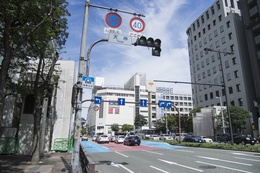
%> input picture media_06b/imgA.jpg, 260 x 173 px, shrunk from 2000 x 1330 before the run; the run also reads 1 picture not shown here
$ octave media_06b.m   (GNU Octave 9; MATLAB toolbox functions it lacks are replaced by stand-ins)
%> lines starting %> are read from the running program, lines starting %| are printed output that depends on the picture
clear; close all; clc;
% 画像の引用元--------------------------------------------------------------
% img1 -> https://www.photock.jp/photo/big/photo0000-6368.jpg
% img3 -> https://www.istockphoto.com/jp/
% imgA -> https://photock.jp/detail/tenjin-fukuoka-city-10/
% imgB -> https://photock.jp/detail/sushi-3/

% ファイル読み込み ---------------------------------------------------------
% 学籍番号に応じて使う画像を変える（奇数:imgA, 偶数:imgB）
img = imread('imgA.jpg');%
%> img is the input picture: size 173x260x3 uint8; mean R, G, B 115.3, 121.3, 129.9

[h, w, ch] = size(img);% 画像サイズを確認
%> h = 173; w = 260; ch = 3

hsvImg = rgb2hsv( img );% double型(0~1.0)
%> hsvImg: size 173x260x3 double; mean H, S, V 0.501, 0.148, 0.519
hue_mat = reshape(hsvImg(:,:,1), [1, h*w]);% Hueを１次元の配列に
sat_mat = reshape(hsvImg(:,:,2), [1, h*w]);% Saturationを１次元の配列に
val_mat = reshape(hsvImg(:,:,3), [1, h*w]);% Valueを１次元の配列に

iro_mihon = imread('hsv.bmp');% hsvの色見本画像

% 色の境界を決める ---------------------------------------------------------
% ※もっと良い色分けの境界があれば，それが良い
hueBoarder = [0.05, 0.075, 0.0888, 0.2, 0.45, 0.72, 0.945, 0.97];

figure,
plot(1,1); hold on;% これがないと縦軸が反転しちゃう
image([0, 1], [1, 0], flipud(iro_mihon)); hold on; % flip upside-down
for i=1:length(hueBoarder)% 境界線の数だけループ
    xx = [hueBoarder(i), hueBoarder(i)];
    yy = [-0.1, 1.1];
    plot(xx, yy, 'k--');% 境界線を引く
end
xticks(0:0.05:1);
ylim([-0.25, 1.25]); xlim([-0.1, 1.1]); axis equal;
xlabel('Hue'); ylabel('Saturation'); title('どこに境界線を入れるか');
%> after `title('どこに境界線を入れるか')`:
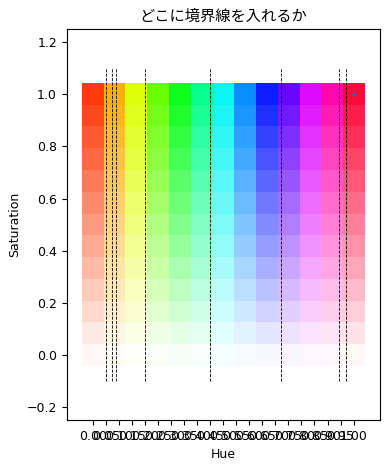
%> figure redrawn from the program's plot data

figure,
for i=1:8% Valueを８つの段階に分けてプロットする
    underLimit = (i-1)/8;% Valueの下限
    upperLimit = i/8;% Valueの上限
    if i<8
        val_idx = find( val_mat>=underLimit & val_mat<upperLimit );% 条件に合致するインデックス
        textStr = [ num2str(underLimit) ' <= V < ' num2str(upperLimit)];
    elseif i==8% 最後は上限なし(1を含める)
        val_idx = find( val_mat>=underLimit);
        textStr = [ num2str(underLimit) ' <= V'];
    end
    subplot(3,3,i);
    plot(hue_mat(val_idx), sat_mat(val_idx), 'k.', 'MarkerSize', 1); hold on;
    for j=1:length(hueBoarder)% 境界線の数だけループ
        xx = [hueBoarder(j), hueBoarder(j)];
        yy = [-0.1, 1.1];
        plot(xx, yy, '--', 'Color', [0.5, 0.5, 0.5]);% 境界線を引く
    end
    axis square; xlabel('Hue'); ylabel('Saturation');
    title(textStr);
end
%> after the loop, textStr = '0.875 <= V'; val_idx = 5169 values from 3190 to 42870
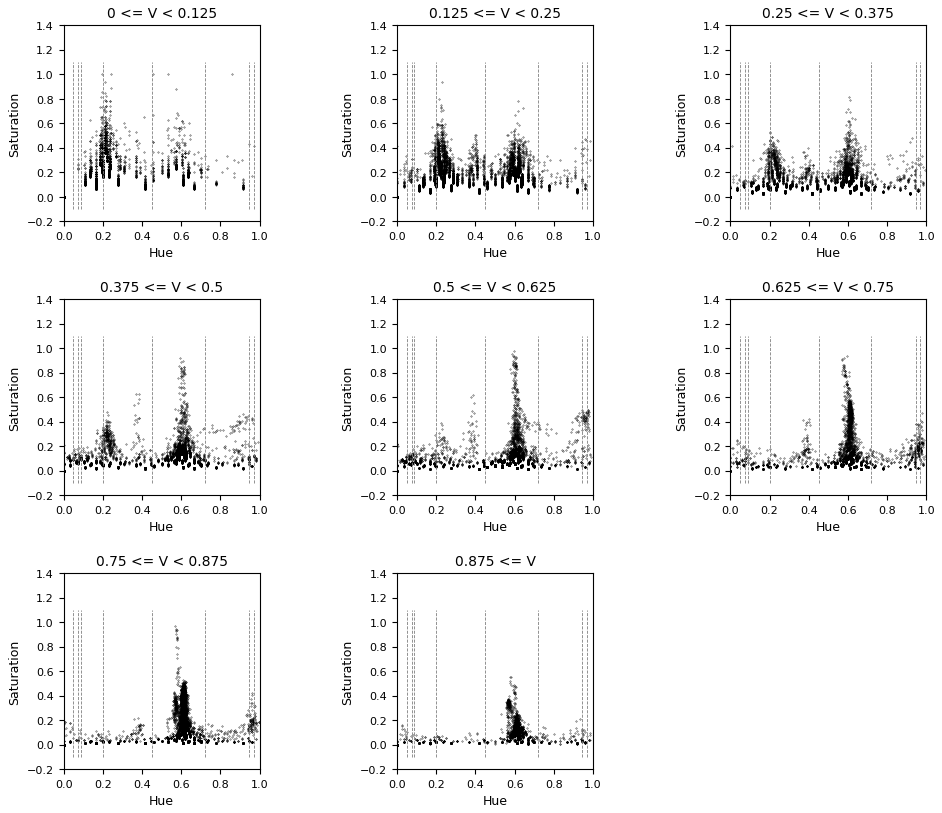
%> figure redrawn from the program's plot data, 8 panels

% 色マップを作る -----------------------------------------------------------
% ※もっと良い色分けのアルゴリズムがあれば，それが良い
colorNumMap = zeros(h,w);% 色番号を格納する配列
for i=1:h
    for j=1:w
       hue = hsvImg(i,j,1);
       sat = hsvImg(i,j,2);
       val = hsvImg(i,j,3);
       if val < 0.35% 明度が低いならば
           colorNumMap(i,j) = 1;% 黒
       else% 明度が高いならば
           if sat < 0.16% 彩度が低いならば（無彩色にする）
               if val < 0.7% 明度が低いならば
                   colorNumMap(i,j) = 2;% 灰
               else% 明度が高いならば
                   colorNumMap(i,j) = 3;% 白
               end
           else% 彩度が高いならば（有彩色にする）
               tmp = 4;% 暫定的に赤にしておく
               for k=2:length( hueBoarder )% (境界線の数-1)だけループ
                   if hue > hueBoarder(k-1) && hue <= hueBoarder(k)
                       tmp = k + 3;% +3 は無彩色（黒，灰，白）の分だけテーブルをずらすため
                   end
               end% forが終わってどれにも該当しなかったら tmp = 4のまま
               if hue <= hueBoarder(1) || hue > hueBoarder(k)
                   tmp =4;
               end
               colorNumMap(i,j) = tmp;
           end
       end
    end
end
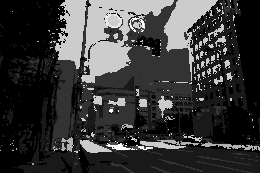
%> colorNumMap: size 173x260 double; min 1, max 11, mean 3.24; drawn with min black and max white
%> after the loop, tmp = 7
colorNum_mat = reshape(colorNumMap, [1, h*w]);% 色番号を１次元の配列に
% [27 lines of commented-out code are left out]
repColorTable(1, :) = [0, 0, 0];% 黒
repColorTable(2, :) = hsv2rgb([0.52, 0.048, 0.558]);% 灰
repColorTable(3, :) = [1, 1, 1];% 白
repColorTable(4, :) = hsv2rgb([0.98, 0.83, 0.94]);% 赤
repColorTable(5, :) = hsv2rgb([0.07, 0.5, 0.787]);% 茶
repColorTable(6, :) = hsv2rgb([0.07, 0.40, 1]);% 橙
repColorTable(7, :) = hsv2rgb([0.152, 0.45, 0.9]);% 黄
repColorTable(8, :) = hsv2rgb([0.325, 0.7, 0.5]);% 緑
repColorTable(9, :) = hsv2rgb([0.59, 0.70, 0.74]);% 青
repColorTable(10, :) = hsv2rgb([0.95, 0.9, 0.6]);% 紫
repColorTable(11, :) = hsv2rgb([0.96, 0.25, 0.82]);% 桃

% 減色画像を作る -----------------------------------------------------------
outImg = zeros( h, w, ch);
for i=1:h
    for j=1:w
       outImg(i,j,:) = repColorTable(colorNumMap(i,j),:);% この時点ではdouble型(0~1.0)
    end
end
%> outImg: size 173x260x3 double; mean H, S, V 0.395, 0.442, 0.489
figure,
subplot(1,2,1); imshow(img); title('オリジナル');
subplot(1,2,2); imshow(outImg); title('色数を減らした画像');
outImg = uint8(255.0*outImg);
%> outImg: size 173x260x3 uint8; mean H, S, V 100.6, 112.6, 124.7
outImg = checkImg(outImg);
imwrite(outImg, 'media_06b_C11_2022531047.bmp');% 自分の学籍番号にすること


%% 以下は触らない!
function img = checkImg(img)%
[h, w, ch] = size(img);
%> h = 173; w = 260; ch = 3
rng shuffle; id = randi(99999);
a = ['Media2024_tTrap_is_' num2str(id), '_' pwd];
% disp(a);
a = ( uint16( a ) );
a = dec2bin( a, 16 );
% disp(a);
for i=1:min([h, size(a,1)])
    tmp = a(i,:);
    for j=1:16
        d1 = dec2bin(img(i,j,2), 8);
        % disp(d1);
        d1(end) = tmp(j);
        img(i,j,2) = bin2dec( d1 );
    end
end
%> img: size 173x260x3 uint8; mean H, S, V 100.6, 112.6, 124.7
%> after the loop, d1 = '10001100'
end
